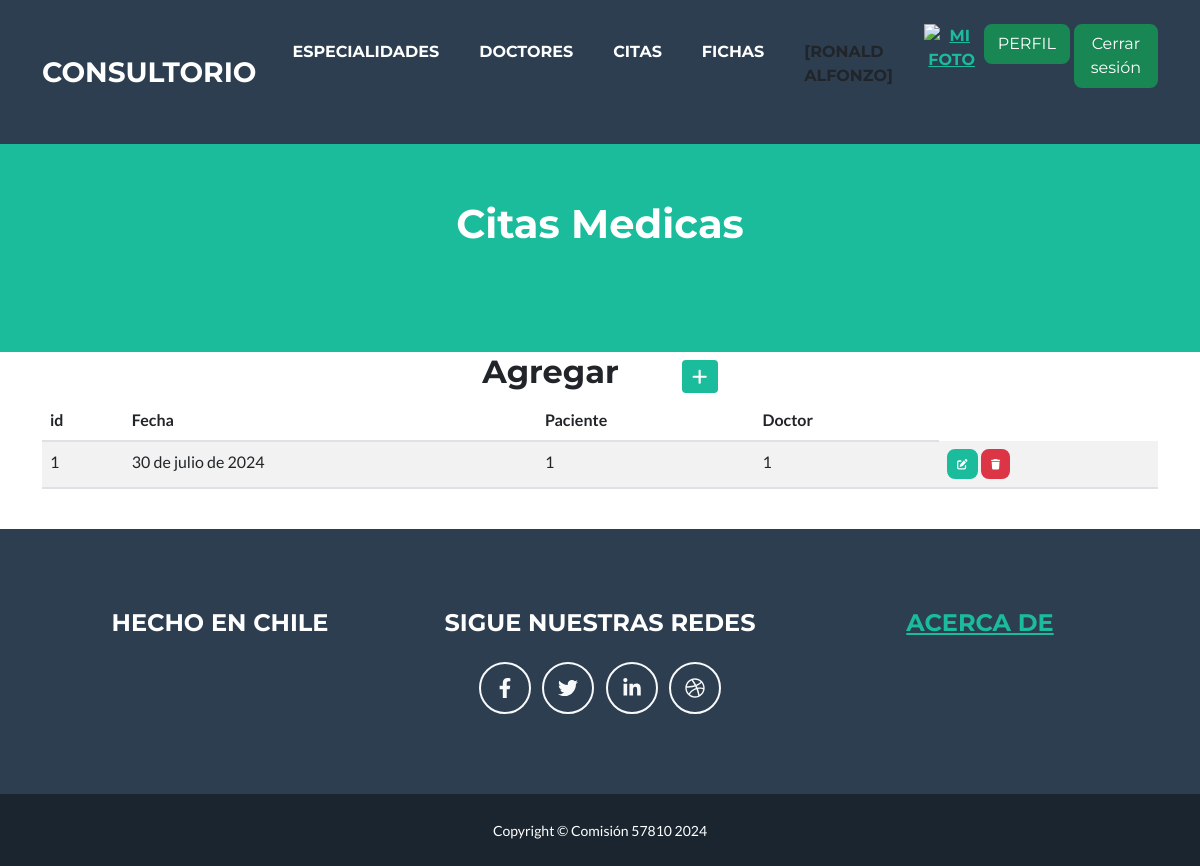
Screenshot of /cita/ (signed in) with the database file from the repository.
### entidades/models.py (models this page shows)
class Cita(models.Model):
    fecha = models.DateField()
    paciente = models.IntegerField()
    doctor = models.IntegerField()

### entidades/views.py (the view)
# urls.py: path('cita/', CitaList.as_view(), name="cita"),
class CitaList(ListView,LoginRequiredMixin):
    model = Cita

### entidades/templates/entidades/cita_list.html
{% extends 'entidades/index.html' %}
{% block titulo %}
<h1>Citas Medicas</h1>
{% endblock titulo %}
{% block contenido %}
<table>
    <tr>
        <td width="200"><h2>Agregar</h2></td>
        <td>
            <a href="{% url 'citaCreate' %}"
            class="btn btn-primary btn-sm"><i class="fa fa-plus fa-lg" title="Crear"></i>
            </a>
        </td>
    </tr>
</table>
<table class="table table-striped">
    <thead>
        <tr>
            <th>id</th>
            <th>Fecha</th>
            <th>Paciente</th>
            <th>Doctor</th>
        </tr>
    </thead>
    <tbody>
        {% for cita in cita_list %}
            <tr>
                <td>{{ cita.id }}</td>
                <td>{{ cita.fecha }}</td>
                <td>{{ cita.paciente }}</td>
                <td>{{ cita.doctor }}</td>
                <td>
                    <a
                      href="{% url 'citaUpdate' cita.id %}"
                      class="btn btn-primary"
                      style="--bs-btn-padding-y: .25rem; --bs-btn-padding-x: .5rem; --bs-btn-font-size: .75rem;"
                      ><i class="fa fa-edit fa-sm" title="Editar"></i>
                    </a>
                    <a
                      href="{% url 'citaDelete' cita.id %}"
                      class="btn btn-danger"
                      style="--bs-btn-padding-y: .25rem; --bs-btn-padding-x: .5rem; --bs-btn-font-size: .75rem;"
                      ><i class="fa fa-trash fa-sm" title="Eliminar"></i>
                    </a>
                </td>
            </tr>
        {% endfor %}
        </tbody>
    </table>
{% endblock contenido %}

### entidades/templates/entidades/index.html (shortened to what this page needs)
<!DOCTYPE html>
<html lang="en">
    <head>
        {% load static %}
        <link href="https://cdn.jsdelivr.net/npm/bootstrap@5.3.3/dist/css/bootstrap.min.css" rel="stylesheet">
        <link href="{% static 'css/styles.css' %}" rel="stylesheet" />
    </head>
    <body id="page-top">
        <nav class="navbar navbar-expand-lg bg-secondary text-uppercase fixed-top" id="mainNav">
            <div class="container">
                <a class="navbar-brand" href="{% url 'home' %}">Consultorio</a>
                <div class="collapse navbar-collapse" id="navbarResponsive">
                    <ul class="navbar-nav ms-auto">
                        {% if user.is_authenticated  %}
                            <li class="nav-item mx-0 mx-lg-1"><a class="nav-link py-3 px-0 px-lg-3 rounded" href="{% url 'especialidades' %}">Especialidades</a></li>
                            <li class="nav-item mx-0 mx-lg-1"><a class="nav-link py-3 px-0 px-lg-3 rounded" href="{% url 'doctores' %}">Doctores</a></li>
                            <li class="nav-item mx-0 mx-lg-1"><a class="nav-link py-3 px-0 px-lg-3 rounded" href="{% url 'citas' %}">Citas</a></li>
                            <li class="nav-item mx-0 mx-lg-1"><a class="nav-link py-3 px-0 px-lg-3 rounded" href="{% url 'ficha' %}">Fichas</a></li>
                            <li class="nav-item mx-0 mx-lg-1"><p class="py-3 px-0 px-lg-3 rounded">[{{user.first_name}} {{user.last_name}}]</p></li>
                            <div class="text-center">
                                <a href="{% url 'agregarAvatar' %}"><img src="{{ request.session.avatar }}" height="40px" width="40px" alt="mi foto"> </a>
                            </div>
                            <li class="nav-item mx-0 mx-lg-1"><a class="btn btn-success" href="{% url 'perfil' %}">Perfil</a></li>
                            <form method="POST" action="{% url 'logout' %}">
                                <button class="btn btn-success btn-block" type="submit">Cerrar sesión</button>
                              </form>
                        {% else %}
                            <li class="nav-item mx-0 mx-lg-1"><a class="btn btn-primary btn-block" href="{% url 'login' %}">Ingresar</a></li>
                            <li class="nav-item mx-0 mx-lg-1"><a class="btn btn-success btn-block" href="{% url 'registro' %}">Registrarse</a></li>
                        {% endif %}
                    </ul>
                </div>
            </div>
        </nav>
        <header class="masthead bg-primary text-white text-center">
            <div class="container d-flex align-items-center flex-column">
                {% block titulo %}{% endblock titulo %}
            </div>
        </header>
        <div class="container d-flex align-items-center flex-column">
            {% block contenido %}
            {% endblock contenido %}
            </div>
        <br>
        <footer class="footer text-center">
            <div class="container">
                <div class="row">
                    <div class="col-lg-4 mb-5 mb-lg-0">
                        <h4 class="text-uppercase mb-4">Hecho en Chile</h4>
                    </div>
                    <div class="col-lg-4 mb-5 mb-lg-0">
                        <h4 class="text-uppercase mb-4">Sigue nuestras redes</h4>
                        <a class="btn btn-outline-light btn-social mx-1" href="#!"><i class="fab fa-fw fa-facebook-f"></i></a>
                        <a class="btn btn-outline-light btn-social mx-1" href="#!"><i class="fab fa-fw fa-twitter"></i></a>
                        <a class="btn btn-outline-light btn-social mx-1" href="#!"><i class="fab fa-fw fa-linkedin-in"></i></a>
                        <a class="btn btn-outline-light btn-social mx-1" href="#!"><i class="fab fa-fw fa-dribbble"></i></a>
                    </div>
                    <div class="col-lg-4">
                        <h4 class="text-uppercase mb-4"><a href="{% url 'acercaDe' %}">Acerca De</a></h4>
                    </div>
                </div>
            </div>
        </footer>
        <div class="copyright py-4 text-center text-white">
            <div class="container"><small>Copyright &copy; Comisión 57810 2024</small></div>
        </div>
    </body>
</html>

### rows the page displays
Cita: id "1", fecha "30 de julio de 2024", paciente "1", doctor "1"

### other values shown
{{ user.first_name }} "RONALD"
{{ user.last_name }} "ALFONZO"
